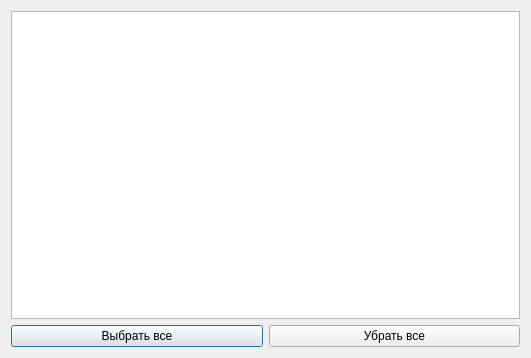
<?xml version="1.0" encoding="UTF-8"?>
<ui version="4.0">
 <class>SecondWindow</class>
 <widget class="QDialog" name="SecondWindow">
  <property name="geometry">
   <rect>
    <x>0</x>
    <y>0</y>
    <width>531</width>
    <height>358</height>
   </rect>
  </property>
  <property name="windowTitle">
   <string>Dialog</string>
  </property>
  <layout class="QGridLayout" name="gridLayout">
   <item row="0" column="0" colspan="2">
    <widget class="QTableWidget" name="tableWidget"/>
   </item>
   <item row="1" column="0">
    <widget class="QPushButton" name="pushButton">
     <property name="text">
      <string>Выбрать все</string>
     </property>
    </widget>
   </item>
   <item row="1" column="1">
    <widget class="QPushButton" name="pushButton_2">
     <property name="text">
      <string>Убрать все</string>
     </property>
    </widget>
   </item>
  </layout>
 </widget>
 <resources/>
 <connections/>
</ui>
